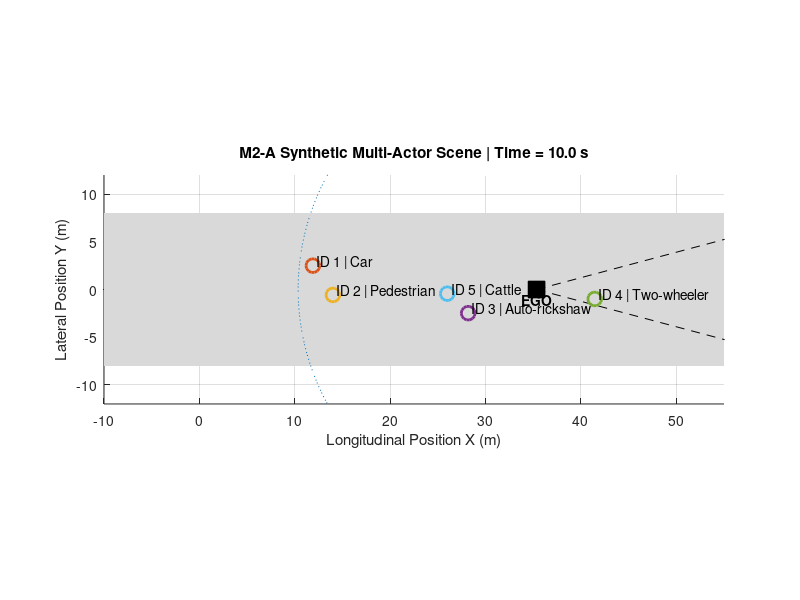

This figure's MATLAB source:
%% SIH 26037
% Module M2 - Multi-Sensor Simulation and Fusion
% Stage M2-A: Synthetic multi-actor scene
% Developer: Daniel (supporting Vyshal's M2)

clc;
clear;
close all;

%% Simulation settings
dt = 0.1;
simTime = 10;
time = 0:dt:simTime;

%% Ego vehicle
ego.x = 0;
ego.y = 0;
ego.vx = 3.5;
ego.vy = 0;

%% Surrounding road users
actors(1).id = 1;
actors(1).type = "Car";
actors(1).state = [22, 2.5, -1.0, 0];

actors(2).id = 2;
actors(2).type = "Pedestrian";
actors(2).state = [14, 6.5, 0, -0.7];

actors(3).id = 3;
actors(3).type = "Auto-rickshaw";
actors(3).state = [10, -4.5, 1.8, 0.2];

actors(4).id = 4;
actors(4).type = "Two-wheeler";
actors(4).state = [-4, -2.0, 4.5, 0.1];

actors(5).id = 5;
actors(5).type = "Cattle";
actors(5).state = [27, -7.0, -0.1, 0.65];

%% Figure
figure( ...
    'Name','SIH 26037 - M2-A Synthetic Sensor Scene', ...
    'NumberTitle','off');

%% Simulation
for k = 1:length(time)

    cla;
    hold on;
    grid on;

    %% Road area
    patch([-10 55 55 -10], ...
          [-8 -8 8 8], ...
          [0.85 0.85 0.85], ...
          'EdgeColor','none');

    %% Update ego
    ego.x = ego.x + ego.vx*dt;
    ego.y = ego.y + ego.vy*dt;

    plot(ego.x, ego.y, 'ks', ...
        'MarkerSize',12, ...
        'MarkerFaceColor','k');

    text(ego.x, ego.y-1, ...
        'EGO', ...
        'HorizontalAlignment','center', ...
        'FontWeight','bold');

    %% Sensor field-of-view guides
    % Camera-like forward field
    cameraRange = 30;
    cameraHalfWidth = 8;

    plot([ego.x ego.x+cameraRange], ...
         [ego.y ego.y+cameraHalfWidth], ...
         'k--');

    plot([ego.x ego.x+cameraRange], ...
         [ego.y ego.y-cameraHalfWidth], ...
         'k--');

    % Radar range circle
    radarRange = 25;

    th = linspace(0,2*pi,150);
    plot(ego.x + radarRange*cos(th), ...
         ego.y + radarRange*sin(th), ...
         ':');

    %% Update actors
    for i = 1:length(actors)

        actors(i).state(1) = ...
            actors(i).state(1) + actors(i).state(3)*dt;

        actors(i).state(2) = ...
            actors(i).state(2) + actors(i).state(4)*dt;

        x = actors(i).state(1);
        y = actors(i).state(2);

        plot(x,y,'o', ...
            'MarkerSize',10, ...
            'LineWidth',2);

        text(x+0.4,y+0.4, ...
            sprintf('ID %d | %s', ...
            actors(i).id, ...
            actors(i).type));
    end

    %% Formatting
    xlim([-10 55]);
    ylim([-12 12]);
    axis equal;

    xlabel('Longitudinal Position X (m)');
    ylabel('Lateral Position Y (m)');

    title(sprintf( ...
        'M2-A Synthetic Multi-Actor Scene | Time = %.1f s', ...
        time(k)));

    drawnow;
end

disp("M2-A synthetic sensor scene completed successfully.");
